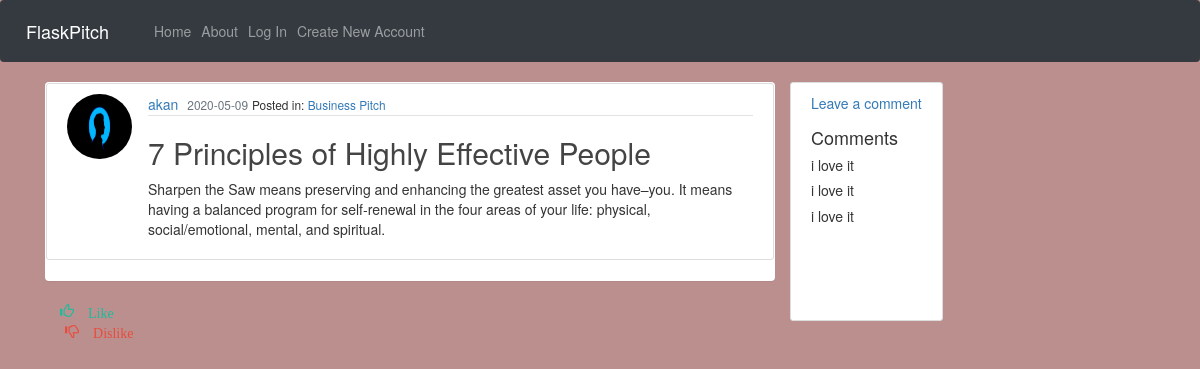
/post/1, run on the app's committed database.
### app/models.py (models this page shows, shortened)
class User(db.Model, UserMixin):
    id = db.Column(db.Integer, primary_key = True)
    username = db.Column(db.String(20), unique= True, nullable = False )
    email = db.Column(db.String(120), unique= True, nullable = False )
    image_file = db.Column(db.String(20), nullable = False, default = 'default.jpeg' )
    password = db.Column(db.String(60), nullable = False )
    posts = db.relationship('Post', backref = 'author', lazy = True)

class Post(db.Model):
    id = db.Column(db.Integer, primary_key = True)
    title = db.Column(db.String(100), nullable = False)
    date_posted = db.Column(db.DateTime, nullable = False, default = datetime.utcnow)
    content = db.Column(db.Text, nullable =False)
    user_id = db.Column(db.Integer, db.ForeignKey('user.id'), nullable = False)
    category = db.Column(db.Text, nullable=False)
    comments = db.relationship('Comment', backref='post', lazy=True)

class Comment(db.Model):
    id = db.Column(db.Integer, primary_key=True)
    comment = db.Column(db.Text, nullable=False)
    posted_date = db.Column(db.DateTime, default=datetime.utcnow, nullable=False)
    post_id = db.Column(db.Integer, db.ForeignKey('post.id'))

### app/posts/views.py (the view)
@posts.route("/post/<int:post_id>")
def post(post_id):
    post = Post.query.get_or_404(post_id)
    comments = Comment.query.filter_by(post_id = post_id).all()
    return render_template('post.html', title=post.title, post=post,comments = comments)

### app/templates/post.html (shortened to what this page needs)
{% extends 'index.html' %}
{% block content %}
<div class="panel panel-header">
    <article class="media content-section">
        <img class="rounded-circle article-img"
            src="{{ url_for('static', filename='css/images/' + post.author.image_file) }}">
        <div class="media-body">
            <div class="article-metadata">
                <a class="mr-2" href="#">{{ post.author.username }}</a>
                <small class="text-muted">{{ post.date_posted.strftime('%Y-%m-%d') }}</small>
                <small>Posted in: <a class="mr-2" href="{{ url_for('posts.category_post', category=post.category) }}">{{ post.category }}</a></small>
            </div>
            <h2 class="article-title">{{ post.title }}</h2>
            <p class="article-content">{{ post.content }}</p>
        </div>
</div>
<p>{% include 'like.html'%}</p>
<div class="content-section">
    <a class="ratings" href="{{ url_for('posts.new_comment', post_id=post.id) }}"> Leave a comment</a>
    <div class="mt-4 mb-4">
        <h4>Comments</h4>
        {% if comments %}
        {% for comment in comments %}
                <h5> {{ comment.comment }} </h5>
        {% endfor %}
        {% else %}
        <p>There are no comments yet</p>
        {% endif %}
    </div>
</div>
{% endblock %}

### app/static/css/styles.css (style rules this page uses)
body { background-color: bisque; font-family: 'Source Sans Pro', sans-serif; }
.content-section { background: #ffffff; padding: 10px 20px; border: 1px solid #dddddd; border-radius: 3px; margin-bottom: 20px; }
.article-title { color: #444444; }
.article-content { white-space: pre-line; }
.article-img { height: 65px; width: 65px; margin-right: 16px; }
.article-metadata { padding-bottom: 1px; margin-bottom: 4px; border-bottom: 1px solid #e3e3e3 }

### app/static/css/likes.css (style rules this page uses)
body { background-color: rosybrown; }

### data on the page
User: image_file (placeholder picture), author.username "akan"
Post: date_posted "2020-05-09", category "Business Pitch", title "7 Principles of Highly Effective People", content "Sharpen the Saw means preserving and enhancing the greatest asset you have–you. It means having a balanced program for self-renewal in the four areas of your life: physical, social/emotional, mental, and spiritual."
Comment: comment "i love it"
Comment: comment "i love it"
Comment: comment "i love it"
